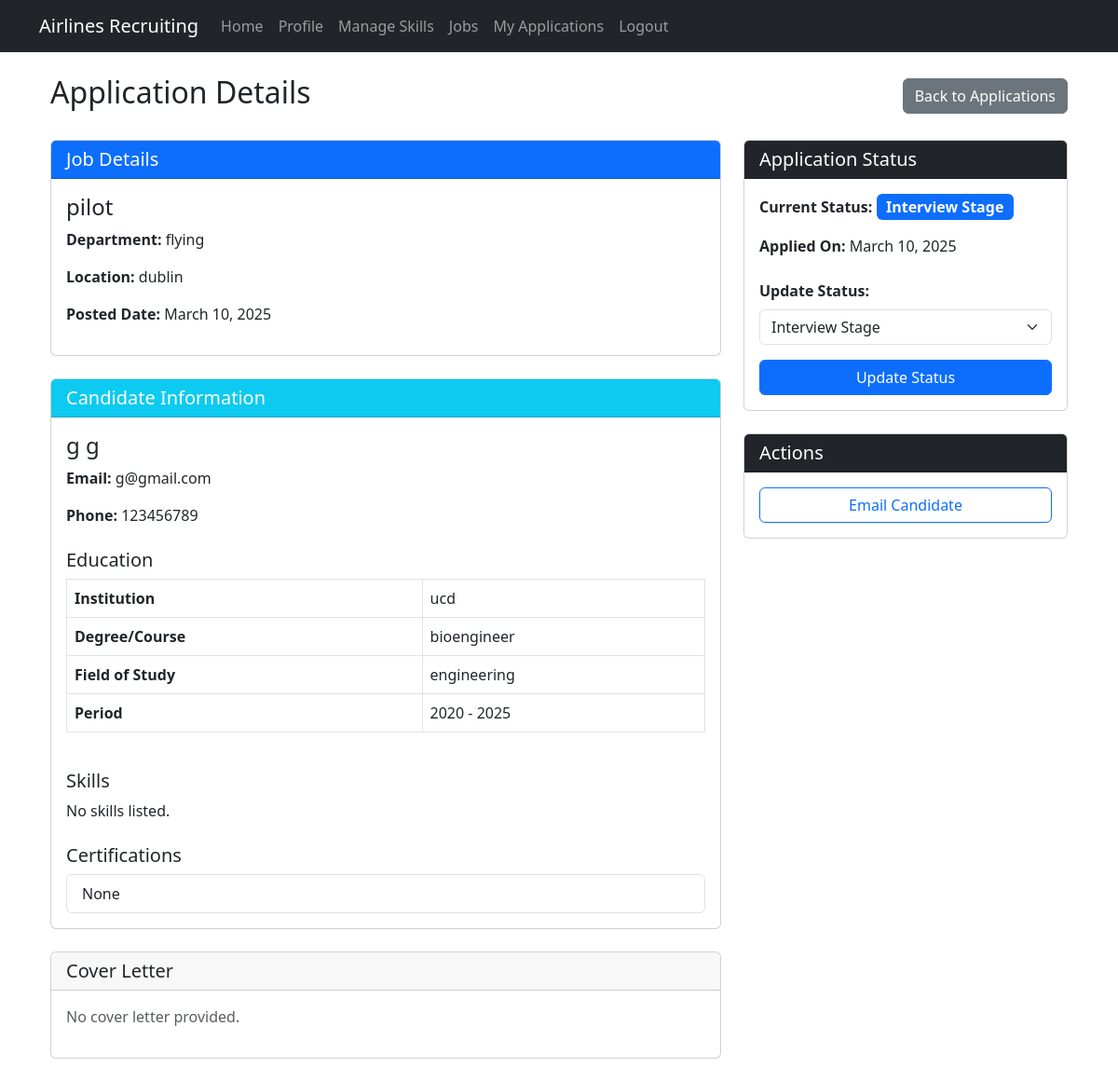
/applications/1/ (signed in), run on the app's committed database.
### home/models.py (models this page shows, shortened)
class JobApplication(models.Model):
    job = models.ForeignKey(JobPosting, on_delete=models.CASCADE)
    candidate = models.ForeignKey(Candidate, on_delete=models.CASCADE)
    cover_letter = models.TextField(blank=True, null=True)
    status = models.CharField(max_length=20, choices=[
        ('pending', 'Pending Review'),
        ('reviewing', 'Under Review'),
        ('interview', 'Interview Stage'),
        ('offered', 'Job Offered'),
        ('rejected', 'Application Rejected'),
        ('withdrawn', 'Application Withdrawn'),
    ], default='pending')
    applied_at = models.DateTimeField(auto_now_add=True)

class JobPosting(models.Model):
    title = models.CharField(max_length=100)
    department = models.CharField(max_length=100, null=True, blank=True)
    location = models.CharField(max_length=100, null=True, blank=True)
    description = models.TextField(null=True, blank=True)
    requirements = models.TextField(null=True, blank=True)
    salary_range = models.CharField(max_length=50, blank=True, null=True)
    posted_by = models.ForeignKey(User, on_delete=models.CASCADE, related_name='job_postings', null=True)
    posted_date = models.DateTimeField(auto_now_add=True)
    deadline = models.DateTimeField(null=True, blank=True)
    is_active = models.BooleanField(default=True)

class Candidate(models.Model):
    user = models.OneToOneField(User, on_delete=models.CASCADE, related_name='candidate_profile')
    resume = models.FileField(upload_to='resumes/', blank=True, null=True)
    skills = models.ManyToManyField(Skill, through='CandidateSkill')
    experience_years = models.PositiveIntegerField(default=0)
    education_institution = models.CharField(max_length=200, blank=True, null=True)
    education_degree = models.CharField(max_length=100, blank=True, null=True)
    education_field = models.CharField(max_length=100, blank=True, null=True)
    education_start_year = models.PositiveIntegerField(blank=True, null=True)
    education_end_year = models.PositiveIntegerField(blank=True, null=True)
    education_currently_studying = models.BooleanField(default=False)
    certifications = models.TextField(blank=True, null=True)

class User(AbstractUser):
    RECRUITER = 'recruiter'
    CANDIDATE = 'candidate'
    DEPARTMENT_MANAGER = 'department_manager'
    HR_COORDINATOR = 'hr_coordinator'
    ROLE_CHOICES = [
        (RECRUITER, 'Recruiter'),
        (CANDIDATE, 'Candidate'),
        (DEPARTMENT_MANAGER, 'Department Manager'),
        (HR_COORDINATOR, 'HR Coordinator'),
    ]
    role = models.CharField(max_length=20, choices=ROLE_CHOICES, default=CANDIDATE)
    phone_number = models.CharField(max_length=15, blank=True, null=True)

### home/views.py (the view)
# urls.py: path('applications/<int:application_id>/', views.application_detail, name='application_detail'),
@login_required
def application_detail(request, application_id):
    if request.user.role != 'hr_coordinator' and not request.user.is_superuser:
        messages.error(request, "Access denied. HR Coordinator access required.")
        return redirect('home')
    application = get_object_or_404(JobApplication.objects.select_related(
        'job', 'candidate__user'), pk=application_id)
    candidate_skills = CandidateSkill.objects.filter(candidate=application.candidate)
    context = {
        'application': application,
        'candidate_skills': candidate_skills,
        'status_choices': JobApplication._meta.get_field('status').choices
    }
    return render(request, 'application_detail.html', context)

### home/templates/application_detail.html (shortened to what this page needs)
{% extends "base.html" %}
{% block content %}
<div class="container mt-4">
  <div class="d-flex justify-content-between align-items-center mb-4">
    <h2>Application Details</h2>
    <a href="{% url 'application_list' %}" class="btn btn-secondary">Back to Applications</a>
  </div>
  <div class="row">
    <div class="col-md-8">
      <div class="card mb-4">
        <div class="card-header bg-primary text-white">
          <h5 class="mb-0">Job Details</h5>
        </div>
        <div class="card-body">
          <h4>{{ application.job.title }}</h4>
          <p><strong>Department:</strong> {{ application.job.department }}</p>
          <p><strong>Location:</strong> {{ application.job.location }}</p>
          <p><strong>Posted Date:</strong> {{ application.job.posted_date|date:"F d, Y" }}</p>
        </div>
      </div>
      <div class="card mb-4">
        <div class="card-header bg-info text-white">
          <h5 class="mb-0">Candidate Information</h5>
        </div>
        <div class="card-body">
          <h4>{{ application.candidate.user.get_full_name|default:application.candidate.user.username }}</h4>
          <p><strong>Email:</strong> {{ application.candidate.user.email }}</p>
          <p><strong>Phone:</strong> {{ application.candidate.user.phone_number|default:"Not provided" }}</p>
          <h5 class="mt-4">Education</h5>
          {% if application.candidate.education_institution %}
          <div class="table-responsive">
            <table class="table table-bordered">
              <tr>
                <th>Institution</th>
                <td>{{ application.candidate.education_institution }}</td>
              </tr>
              <tr>
                <th>Degree/Course</th>
                <td>{{ application.candidate.education_degree }}</td>
              </tr>
              <tr>
                <th>Field of Study</th>
                <td>{{ application.candidate.education_field }}</td>
              </tr>
              <tr>
                <th>Period</th>
                <td>
                  {{ application.candidate.education_start_year }}
                  {% if application.candidate.education_currently_studying %}
                    - Present
                  {% elif application.candidate.education_end_year %}
                    - {{ application.candidate.education_end_year }}
                  {% endif %}
                </td>
              </tr>
            </table>
          </div>
          {% else %}
          <p>No education details provided.</p>
          {% endif %}
          <h5 class="mt-4">Skills</h5>
          {% if candidate_skills %}
          <div class="table-responsive">
            <table class="table table-bordered">
              <thead>
                <tr>
                  <th>Skill</th>
                  <th>Proficiency</th>
                  <th>Years Experience</th>
                </tr>
              </thead>
              <tbody>
                {% for skill in candidate_skills %}
                <tr>
                  <td>{{ skill.skill.name }}</td>
                  <td>{{ skill.get_proficiency_display }}</td>
                  <td>{{ skill.years_experience }} year(s)</td>
                </tr>
                {% endfor %}
              </tbody>
            </table>
          </div>
          {% else %}
          <p>No skills listed.</p>
          {% endif %}
          {% if application.candidate.certifications %}
          <h5 class="mt-4">Certifications</h5>
          <ul class="list-group">
            {% for certification in application.candidate.certifications.split %}
              {% if certification %}
                <li class="list-group-item">{{ certification }}</li>
              {% endif %}
            {% endfor %}
          </ul>
          {% endif %}
        </div>
      </div>
      <div class="card mb-4">
        <div class="card-header">
          <h5 class="mb-0">Cover Letter</h5>
        </div>
        <div class="card-body">
          {% if application.cover_letter %}
            {{ application.cover_letter|linebreaks }}
          {% else %}
            <p class="text-muted">No cover letter provided.</p>
          {% endif %}
        </div>
      </div>
    </div>
    <div class="col-md-4">
      <div class="card mb-4">
        <div class="card-header bg-dark text-white">
          <h5 class="mb-0">Application Status</h5>
        </div>
        <div class="card-body">
          <p>
            <strong>Current Status:</strong>
            <span class="badge
              {% if application.status == 'pending' %}bg-secondary
              {% elif application.status == 'reviewing' %}bg-info
              {% elif application.status == 'interview' %}bg-primary
              {% elif application.status == 'offered' %}bg-success
              {% elif application.status == 'rejected' %}bg-danger
              {% endif %} fs-6">
              {{ application.get_status_display }}
            </span>
          </p>
          <p><strong>Applied On:</strong> {{ application.applied_at|date:"F d, Y" }}</p>
          <form method="POST" action="{% url 'update_application_status' application.id %}" class="mt-4">
            <div class="mb-3">
              <label for="status" class="form-label"><strong>Update Status:</strong></label>
              <select name="status" id="status" class="form-select">
                {% for status_code, status_label in status_choices %}
                <option value="{{ status_code }}" {% if application.status == status_code %}selected{% endif %}>
                  {{ status_label }}
                </option>
                {% endfor %}
              </select>
            </div>
            <button type="submit" class="btn btn-primary w-100">Update Status</button>
          </form>
        </div>
      </div>
      <div class="card">
        <div class="card-header bg-dark text-white">
          <h5 class="mb-0">Actions</h5>
        </div>
        <div class="card-body">
          <div class="d-grid gap-2">
            <a href="mailto:{{ application.candidate.user.email }}" class="btn btn-outline-primary">
              Email Candidate
            </a>
          </div>
        </div>
      </div>
    </div>
  </div>
</div>
{% endblock %}

### data on the page
JobApplication: job "pilot", job.department "flying", job.location "dublin", job.posted_date "March 10, 2025", candidate.user.get_full_name "g g", candidate.user.email "g@gmail.com", candidate.user.phone_number "123456789", candidate.education_institution "ucd", candidate.education_degree "bioengineer", candidate.education_field "engineering", candidate.education_start_year "2020", candidate.education_end_year "2025", status "Interview Stage", applied_at "March 10, 2025"
Candidate: split "None"
